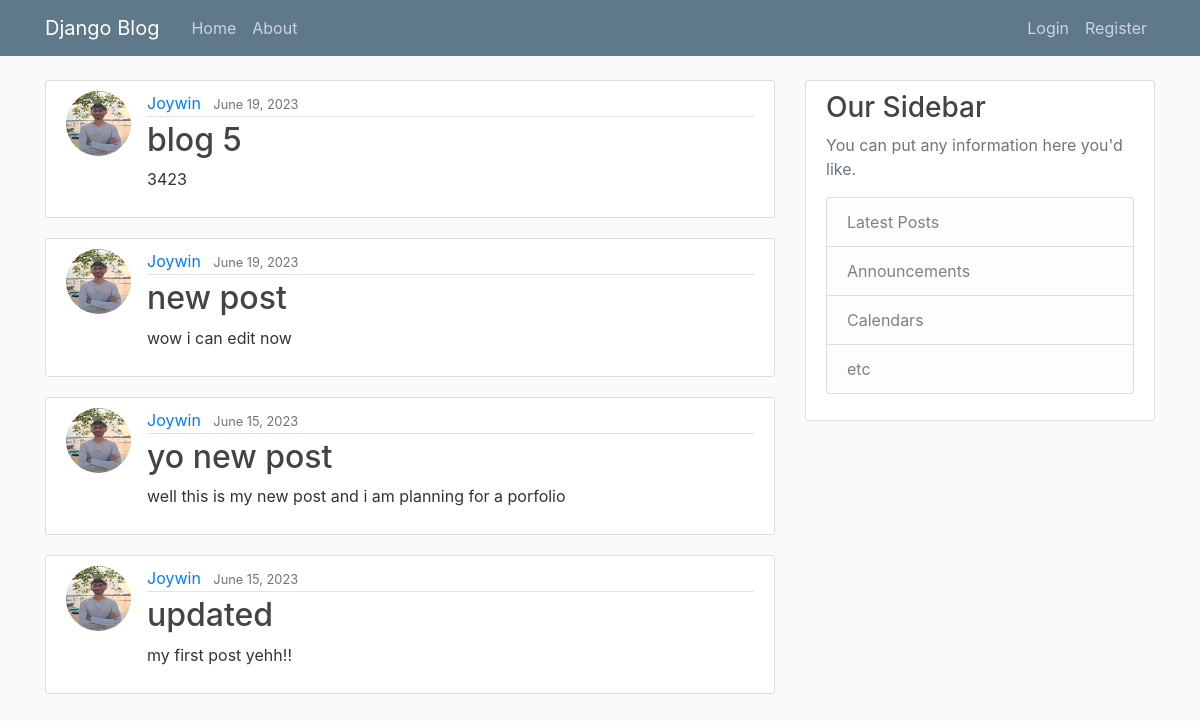
The app's page /, older data.
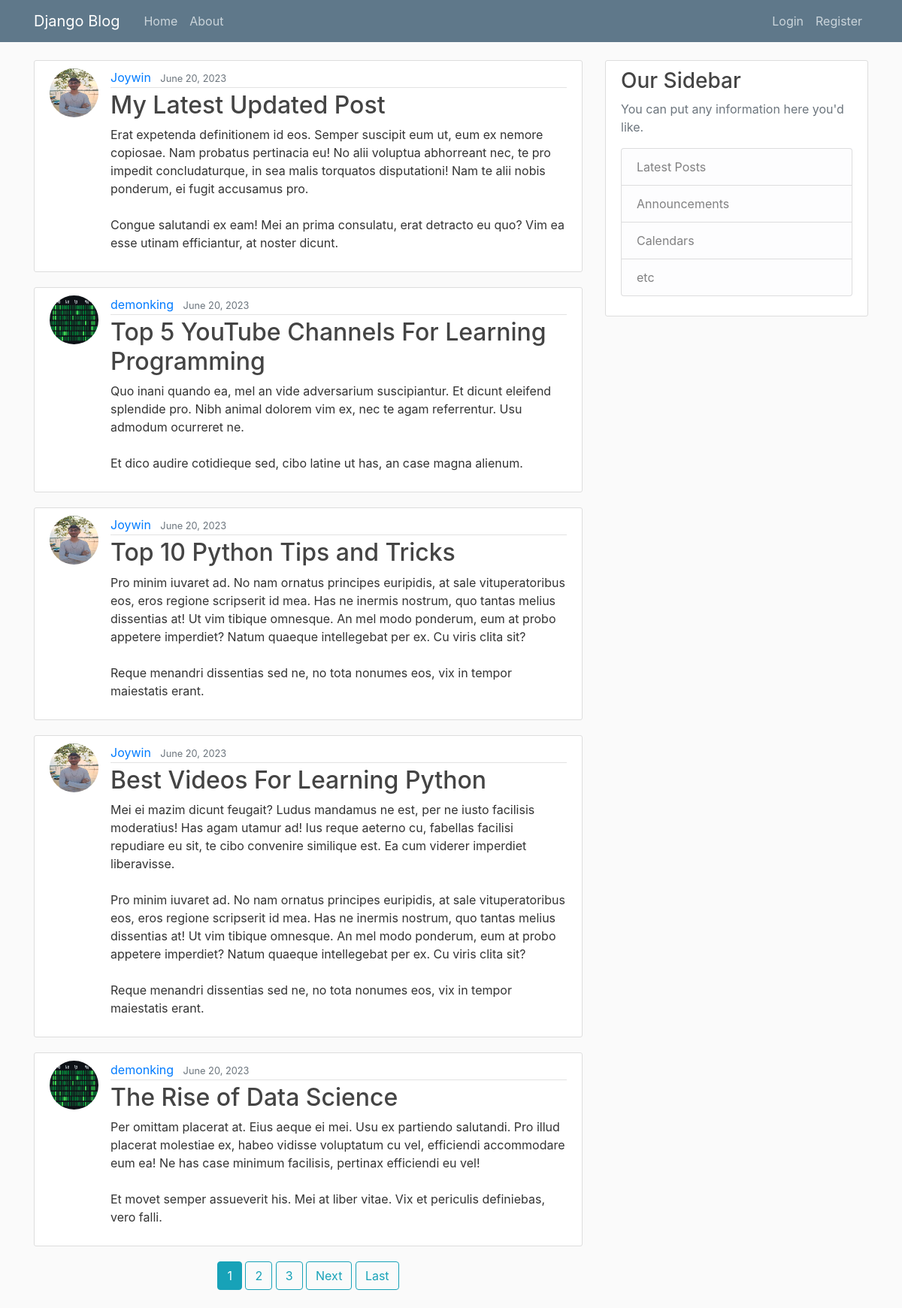
The same page, newer data.
### blog/models.py (models this page shows, shortened)
class Post(models.Model):
    title = models.CharField(max_length=100)
    content = models.TextField()
    date_posted = models.DateTimeField(default=timezone.now)
    author = models.ForeignKey('auth.User', on_delete=models.CASCADE)

### users/models.py (models this page shows, shortened)
class Profile(models.Model):
    user = models.OneToOneField(User, on_delete=models.CASCADE)
    image = models.ImageField(default='default.png', upload_to='profile_pics')

### blog/views.py (the view)
# urls.py: path('',PostListView.as_view() , name='blog-home'),
class PostListView(ListView):
    model = Post
    template_name = 'blog/blog.html'
    context_object_name = 'posts'
    ordering = '-date_posted'
    paginate_by = 5

### blog/templates/blog/blog.html (shortened to what this page needs)
{% extends "blog/base.html" %}
{% block content %}
    {% for post in posts %}
        <article class="media content-section">
          <img class="rounded-circle article-img" src="{{ post.author.profile.image.url }}">
          <div class="media-body">
            <div class="article-metadata">
              <a class="mr-2" href="#">{{ post.author }}</a>
              <small class="text-muted">{{ post.date_posted|date:"F d, Y" }}</small>
            </div>
            <h2><a class="article-title" href="{% url 'post-detail' post.id %}">{{ post.title }}</a></h2>
            <p class="article-content">{{ post.content }}</p>
          </div>
        </article>
    {% endfor %}
    <center>
    {% if is_paginated %}
      {% for num in page_obj.paginator.page_range %}
        {% if page_obj.number == num %}
          <a class="btn btn-info mb-4" href="?page={{ num }}">{{ num }}</a>
        {% elif num > page_obj.number|add:'-3' and num < page_obj.number|add:'3' %}
          <a class="btn btn-outline-info mb-4" href="?page={{ num }}">{{ num }}</a>
        {% endif %}
      {% endfor %}
        {% if page_obj.has_next %}
          <a class="btn btn-outline-info mb-4" href="?page={{ page_obj.next_page_number }}">Next</a>
          <a class="btn btn-outline-info mb-4" href="?page={{ page_obj.paginator.num_pages }}">Last</a>
        {% endif %}
    {% endif %}
  </center>
{% endblock content %}

Row changes from the older to the newer data that the page shows:
no longer on this page (row unchanged): Post: author.profile.image (picture), author "Joywin", date_posted "June 19, 2023", title "blog 5", content "3423"
no longer on this page (row unchanged): Post: author.profile.image (picture), author "Joywin", date_posted "June 19, 2023", title "new post", content "wow i can edit now"
no longer on this page (row unchanged): Post: author.profile.image (picture), author "Joywin", date_posted "June 15, 2023", title "yo new post", content "well this is my new post and i am planning for a porfolio"
no longer on this page (row unchanged): Post: author.profile.image (picture), author "Joywin", date_posted "June 15, 2023", title "updated", content "my first post yehh!!"
added Post: author.profile.image (picture), author "Joywin", date_posted "June 20, 2023", title "My Latest Updated Post", content "Erat expetenda definitionem id eos. Semper suscipit eum ut, eum ex nemore copiosae. Nam probatus pertinacia eu! No alii voluptua abhorreant nec, te pro impedit concludaturque, in sea malis torquatos disputationi! Nam te alii nobis ponderum, ei fugit accusamus pro. Congue salutandi ex eam! Mei an prima consulatu, erat detracto eu quo? Vim ea esse utinam efficiantur, at noster dicunt."
added Post: author.profile.image (picture), author "demonking", date_posted "June 20, 2023", title "Top 5 YouTube Channels For Learning Programming", content "Quo inani quando ea, mel an vide adversarium suscipiantur. Et dicunt eleifend splendide pro. Nibh animal dolorem vim ex, nec te agam referrentur. Usu admodum ocurreret ne. Et dico audire cotidieque sed, cibo latine ut has, an case magna alienum."
added Post: author.profile.image (picture), author "Joywin", date_posted "June 20, 2023", title "Top 10 Python Tips and Tricks", content "Pro minim iuvaret ad. No nam ornatus principes euripidis, at sale vituperatoribus eos, eros regione scripserit id mea. Has ne inermis nostrum, quo tantas melius dissentias at! Ut vim tibique omnesque. An mel modo ponderum, eum at probo appetere imperdiet? Natum quaeque intellegebat per ex. Cu viris clita sit? Reque menandri dissentias sed ne, no tota nonumes eos, vix in tempor maiestatis erant."
added Post: author.profile.image (picture), author "Joywin", date_posted "June 20, 2023", title "Best Videos For Learning Python", content "Mei ei mazim dicunt feugait? Ludus mandamus ne est, per ne iusto facilisis moderatius! Has agam utamur ad! Ius reque aeterno cu, fabellas facilisi repudiare eu sit, te cibo convenire similique est. Ea cum viderer imperdiet liberavisse. Pro minim iuvaret ad. No nam ornatus principes euripidis, at sale vituperatoribus eos, eros regione scripserit id mea. Has ne inermis nostrum, quo tantas melius dissentias at! Ut vim tibique omnesque. An mel modo ponderum, eum at probo appetere imperdiet? Natum quaeque intellegebat per ex. Cu viris clita sit? Reque menandri dissentias sed ne, no tota nonumes eos, vix in tempor maiestatis erant."
added Post: author.profile.image (picture), author "demonking", date_posted "June 20, 2023", title "The Rise of Data Science", content "Per omittam placerat at. Eius aeque ei mei. Usu ex partiendo salutandi. Pro illud placerat molestiae ex, habeo vidisse voluptatum cu vel, efficiendi accommodare eum ea! Ne has case minimum facilisis, pertinax efficiendi eu vel! Et movet semper assueverit his. Mei at liber vitae. Vix et periculis definiebas, vero falli."
Text that changed along with them:
new list line: "1"
new list line: "2"
new list line: "3"
text now shown: "Next Last"
